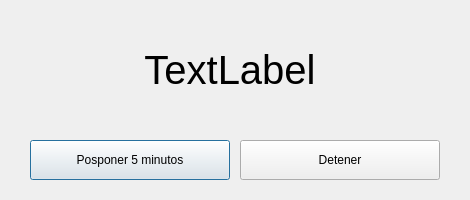
<?xml version="1.0" encoding="UTF-8"?>
<ui version="4.0">
 <class>snooze</class>
 <widget class="QDialog" name="snooze">
  <property name="geometry">
   <rect>
    <x>0</x>
    <y>0</y>
    <width>470</width>
    <height>200</height>
   </rect>
  </property>
  <property name="windowTitle">
   <string>Wake Up!</string>
  </property>
  <widget class="QPushButton" name="snzBtn">
   <property name="geometry">
    <rect>
     <x>30</x>
     <y>140</y>
     <width>200</width>
     <height>40</height>
    </rect>
   </property>
   <property name="text">
    <string>Posponer 5 minutos</string>
   </property>
  </widget>
  <widget class="QPushButton" name="DismissBtn">
   <property name="geometry">
    <rect>
     <x>240</x>
     <y>140</y>
     <width>200</width>
     <height>40</height>
    </rect>
   </property>
   <property name="text">
    <string>Detener</string>
   </property>
  </widget>
  <widget class="QLabel" name="time">
   <property name="geometry">
    <rect>
     <x>80</x>
     <y>40</y>
     <width>300</width>
     <height>60</height>
    </rect>
   </property>
   <property name="font">
    <font>
     <pointsize>30</pointsize>
    </font>
   </property>
   <property name="text">
    <string>TextLabel</string>
   </property>
   <property name="alignment">
    <set>Qt::AlignmentFlag::AlignCenter</set>
   </property>
  </widget>
 </widget>
 <resources/>
 <connections/>
</ui>
